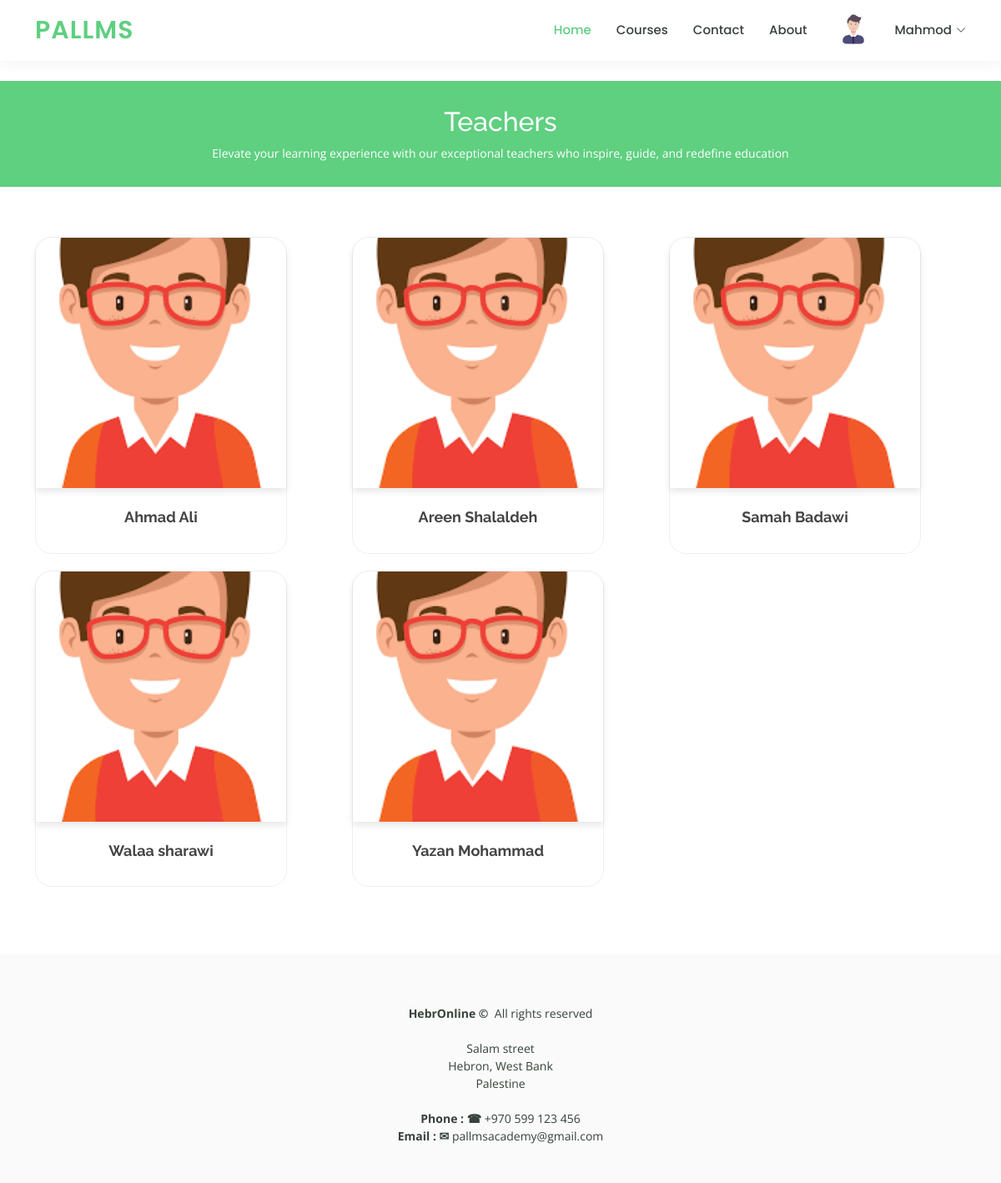
The page /Pallms/teachers.php (signed in) on the database its author committed.
### tables this page shows
CREATE TABLE `users` (
  `id` int(10) NOT NULL,
  `firstName` varchar(30) NOT NULL,
  `lastName` varchar(30) NOT NULL,
  `email` varchar(50) NOT NULL,
  `password` varchar(50) NOT NULL,
  `address` varchar(200) NOT NULL,
  `imagePath` varchar(159) NOT NULL,
  `phone` varchar(50) NOT NULL,
  `type` int(4) NOT NULL,
  `status` int(4) NOT NULL,
  `registrationDate` date NOT NULL,
  `approvalDate` date DEFAULT NULL,
  `passwordReset` varchar(30) DEFAULT NULL
);

### DB/DB.php (called while the page is built, shortened)
 <?php
 class DB{
  private static $connection;
  public function connect(){
    if (!isset(self::$connection)) {
      $config=parse_ini_file('config.ini');
      self::$connection=new mysqli($config['servername'],$config['username'],$config['password'],$config['dbname']);
    }
    return self::$connection;
  }
  public function getTeachers()
{
  $conn=$this->connect();
    $conn->set_charset("UTF8");
$query =" SELECT  * FROM users where type ='2' and status ='1'
 ORDER BY `users`.`firstName` asc  ,  `users`.`lastName` DESC  ";
    $result = mysqli_query($conn, $query);
        return $result;
}
    }
?>

### Pallms/teachers.php (the view, shortened to what this page needs)
<!DOCTYPE html>
<html lang="en">
  <?php
$loginStutes =0;
      if (isset($_SESSION['valid'])) {
       if ( $_SESSION['valid'] == 3 )
$loginStutes =1;
else  if ( $_SESSION['valid'] == 2 )
$loginStutes =1;
else if ( $_SESSION['valid'] == 1 )
$loginStutes =1;
    }
require('../DB/DB.php');
     $db = new DB();
 ?>
<head>
  <link href="assets/vendor/animate.css/animate.min.css" rel="stylesheet">
  <link href="assets/vendor/aos/aos.css" rel="stylesheet">
  <link href="assets/vendor/bootstrap/css/bootstrap.min.css" rel="stylesheet">
  <link href="assets/vendor/bootstrap-icons/bootstrap-icons.css" rel="stylesheet">
  <link href="assets/vendor/boxicons/css/boxicons.min.css" rel="stylesheet">
  <link href="assets/vendor/remixicon/remixicon.css" rel="stylesheet">
  <link href="assets/vendor/swiper/swiper-bundle.min.css" rel="stylesheet">
  <link href="assets/css/style.css" rel="stylesheet">
</head>
<body>
  <header id="header" class="fixed-top">
    <div class="container d-flex align-items-center">
      <h1 class="logo me-auto">PalLMS</h1>
      <nav id="navbar" class="navbar order-last order-lg-0">
        <ul class="d-flex align-items-center">
          <li><a   class="active" href="index.php">Home</a></li>
          <li><a   href="courses.php">Courses</a></li>
          <li><a  href="contact.php">Contact</a></li>
          <li><a  href="about.php">About</a></li>
          <?php
    if ($loginStutes ==1) {
           ?>
          <ul>
            <li><img  src="<?php echo $_SESSION['img']; ?>"  alt="" style="width: 40px; height: 40px; border-radius: 50%; margin-left: 35px;object-fit:cover;"></li>
            <li class="dropdown"><a href="#"><span> <?php echo $_SESSION['name'] ;?> </span> <i class="bi bi-chevron-down"></i></a>
            </li>
            </ul>
             </ul>
      </nav>
          <?php
 }
else
 {
          ?>
  </ul>
      </nav>
      <a href="signInUp.php" class="get-started-btn">Sign Up</a>
        <?php  } ?>
    </div>
  </header>
  <main id="main" data-aos="fade-in">
    <div class="breadcrumbs" data-aos="fade-in">
      <div class="container">
        <h2>Teachers</h2>
        <p>Elevate your learning experience with our exceptional teachers who inspire, guide, and redefine education</p>
      </div>
    </div>
<section id="trainers" class="trainers" >
  <div  class="container" data-aos="fade-up">
    <div  class="row" data-aos="zoom-in" data-aos-delay="100">
      <?php
        $result1 = $db->getTeachers();
        foreach ($result1 as $item) {
      ?>
      <div  class="col-lg-4 col-md-6 d-flex align-items-stretch">
        <div class="member">
          <img style="object-fit:cover;"  src="<?php echo $item['imagePath']; ?>" class="img-fluid trainer-image" alt="">
          <div  class="member-content">
            <br>
            <h4><?php echo $item['firstName'] . " " . $item['lastName']; ?></h4>
          </div>
        </div>
      </div>
      <?php } ?>
    </div>
  </div>
</section>
  </main>
   <footer id="footer">
<div class="footer-top">
  <div class="container">
    <div class="row">
    <div class="copyright"><strong><span>HebrOnline&nbsp;&copy; &nbsp;</span></strong>All rights reserved</div>
    <p>
      <br>
          Salam street <br>
          Hebron, West Bank<br>
          Palestine <br><br>
          <strong>Phone : &phone;</strong> +970 599  123 456 <br>
          <strong>Email : &#9993;</strong> pallmsacademy@gmail.com<br>
        </p>
    </div>
  </div>
</div>
</footer>
</body>
</html>

### Pallms/assets/css/style.css (style rules this page uses)
body { font-family: "Open Sans", sans-serif; color: #444444; text-align: center; }
a { color: #5fcf80; text-decoration: none; }
h1, h2, h3, h4, h5, h6 { font-family: "Raleway", sans-serif; }
#header { display: flex; justify-content: center; background: #fff; transition: all 0.5s; z-index: 997; padding: 15px 0; box-shadow: 0px 0 18px rgba(55, 66, 59, 0.08); }
#header .logo { font-size: 30px; margin: 0; padding: 0; line-height: 1; font-weight: 600; letter-spacing: 1px; text-transform: uppercase; font-family: "Poppins", sans-serif; color: #5fcf80; }
.navbar { padding: 0; display: flex; }
.navbar ul { margin: 0; padding: 0; display: flex; list-style: none; }
.navbar li { position: relative; }
.navbar a, .navbar a:focus { display: flex; align-items: center; justify-content: space-between; padding: 10px 0 10px 30px; font-family: "Poppins", sans-serif; font-size: 15px; font-weight: 500; color: #37423b; white-space: nowrap; transition: 0.3s; }
.navbar a i, .navbar a:focus i { font-size: 12px; line-height: 0; margin-left: 5px; }
.navbar a:hover, .navbar .active, .navbar .active:focus, .navbar li:hover>a { color: #5fcf80; }
section { padding: 60px 0; overflow: hidden; }
.breadcrumbs { margin-top: 73px; text-align: center; background: #5fcf80; padding: 30px 0; color: #fff; }
.breadcrumbs h2 { font-size: 32px; font-weight: 500; }
.breadcrumbs p { font-size: 14px; margin-bottom: 0; }
.trainers .member { border-radius: 20px !important; text-align: center; margin-bottom: 20px; background: #fff; border: 1px solid #eef0ef; }
.trainer-image { border-top-left-radius: 20px; border-top-right-radius: 20px; width: 300px; height: 300px; overflow: hidden; transition: transform 0.3s ease-in-out; box-shadow: 0 4px 8px rgba(0, 0, 0, 0.1); }
.trainers .member .member-content { padding: 0 20px 30px 20px; }
.trainers .member h4 { font-weight: 700; margin-bottom: 2px; font-size: 18px; }
#footer { color: #37423b; font-size: 14px; background: #eef0ef; }
#footer .footer-top { padding: 60px 0 30px 0; background: #f9faf9; }

### rows shown on the page
users: imagePath (picture), firstName "Ahmad", lastName "Ali"
users: imagePath (picture), firstName "Areen", lastName "Shalaldeh"
users: imagePath (picture), firstName "Samah", lastName "Badawi"
users: imagePath (picture), firstName "Walaa", lastName "sharawi"
users: imagePath (picture), firstName "Yazan", lastName "Mohammad"

### other values the page prints
$_SESSION['name'] "Mahmod"
